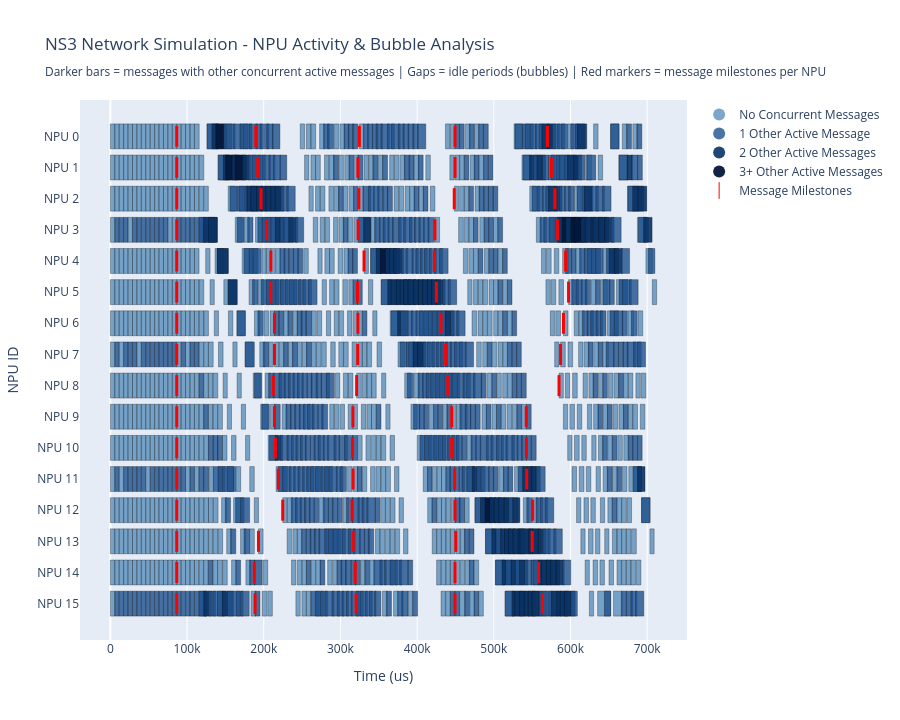

The cell this chart's notebook holds for it:
### Markdown cell above
## NS3 Simulation Analysis

Parse and visualize NS3 network trace with corrected hex NPU ID extraction.

### Code cell
if ns3_example_run:
    print(f"Analyzing NS3 simulation from: {os.path.basename(ns3_example_run)}")
    
    # Find NS3 trace file
    ns3_trace_file = find_network_trace_file(ns3_example_run, 'ns3')
    
    if ns3_trace_file and os.path.exists(ns3_trace_file):
        print(f"Found NS3 trace: {ns3_trace_file}")
        
        # Parse trace data with FIXED hex extraction
        ns3_messages = parse_ns3_network_trace(ns3_trace_file)
        
        if not ns3_messages.empty:
            print(f"\n📊 NS3 Trace Summary:")
            print(f"   Total messages: {len(ns3_messages)}")
            print(f"   NPUs involved: {sorted(ns3_messages['src_npu'].unique())}")
            print(f"   Time range: {ns3_messages['start_time'].min():.0f} - {ns3_messages['end_time'].max():.0f} ns")
            print(f"   Total simulation time: {(ns3_messages['end_time'].max() - ns3_messages['start_time'].min())/1000:.2f} μs")
            
            # Extract NPU activity timelines
            ns3_activities = extract_npu_activity(ns3_messages)
            
            # Create visualization
            plot_npu_timeline(ns3_activities, "NS3 Network Simulation - NPU Activity & Bubble Analysis", time_unit='us')
        else:
            print("❌ No messages found in NS3 trace file")
    else:
        print(f"❌ NS3 trace file not found: {ns3_trace_file}")
else:
    print("❌ No NS3 example run configured")
